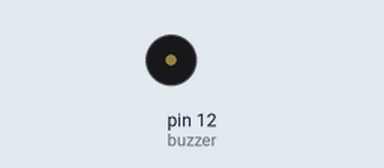
Recording of a sketch running on a simulated Arduino Uno, built with avr-gcc and run on an emulated ATmega328P. Shown: buzzer (waves = sounding).

Above: at 1.0 s.
At 7.5 s:
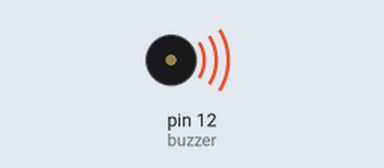
Timing chart, 0 to 10.4 s (numbered marks = the images above):
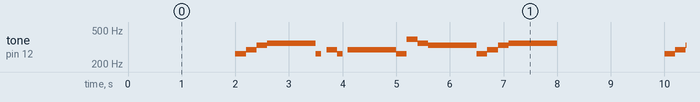

The sketch:

doRemiFa.ino
```cpp
const int buzzer = 12;

void setup()
{
	pinMode(buzzer,OUTPUT); //Pino do buzzer
}

void loop()
{
    music();
}

void music (){
        delay(2000);
    tone(buzzer,262,200); //DO
    delay(200);
    tone(buzzer,294,300); //RE
    delay(200);
    tone(buzzer,330,300); //MI
    delay(200);
    tone(buzzer,349,300); //FA
    delay(300);
    tone(buzzer,349,300); //FA
    delay(300);
    tone(buzzer,349,300); //FA
    delay(300);
    tone(buzzer,262,100); //DO
    delay(200);
    tone(buzzer,294,300); //RE
    delay(200);
    tone(buzzer,262,100); //DO
    delay(200);
    tone(buzzer,294,300); //RE
    delay(300);
    tone(buzzer,294,300); //RE
    delay(300);
    tone(buzzer,294,300); //RE
    delay(300);
    tone(buzzer,262,200); //DO
    delay(200);
    tone(buzzer,392,200); //SOL
    delay(200);
    tone(buzzer,349,200); //FA
    delay(200);
    tone(buzzer,330,300); //MI
    delay(300);
    tone(buzzer,330,300); //MI
    delay(300);
    tone(buzzer,330,300); //MI
    delay(300);
    tone(buzzer,262,200); //DO
    delay(200);
    tone(buzzer,294,300); //RE
    delay(200);
    tone(buzzer,330,300); //MI
    delay(200);
    tone(buzzer,349,300); //FA
    delay(300);
    tone(buzzer,349,300); //FA
    delay(300);
    tone(buzzer,349,300); //FA
    delay(300);
}
```
